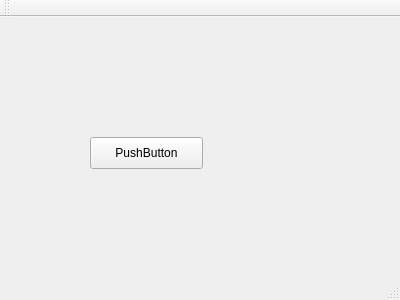
<?xml version="1.0" encoding="UTF-8"?>
<ui version="4.0">
 <class>MainWindow</class>
 <widget class="QMainWindow" name="MainWindow">
  <property name="geometry">
   <rect>
    <x>0</x>
    <y>0</y>
    <width>400</width>
    <height>300</height>
   </rect>
  </property>
  <property name="windowTitle">
   <string>MainWindow</string>
  </property>
  <widget class="QWidget" name="centralWidget">
   <widget class="QPushButton" name="pushButton">
    <property name="geometry">
     <rect>
      <x>90</x>
      <y>120</y>
      <width>113</width>
      <height>32</height>
     </rect>
    </property>
    <property name="text">
     <string>PushButton</string>
    </property>
   </widget>
  </widget>
  <widget class="QMenuBar" name="menuBar">
   <property name="geometry">
    <rect>
     <x>0</x>
     <y>0</y>
     <width>400</width>
     <height>22</height>
    </rect>
   </property>
  </widget>
  <widget class="QToolBar" name="mainToolBar">
   <attribute name="toolBarArea">
    <enum>TopToolBarArea</enum>
   </attribute>
   <attribute name="toolBarBreak">
    <bool>false</bool>
   </attribute>
  </widget>
  <widget class="QStatusBar" name="statusBar"/>
 </widget>
 <layoutdefault spacing="6" margin="11"/>
 <resources/>
 <connections/>
</ui>
